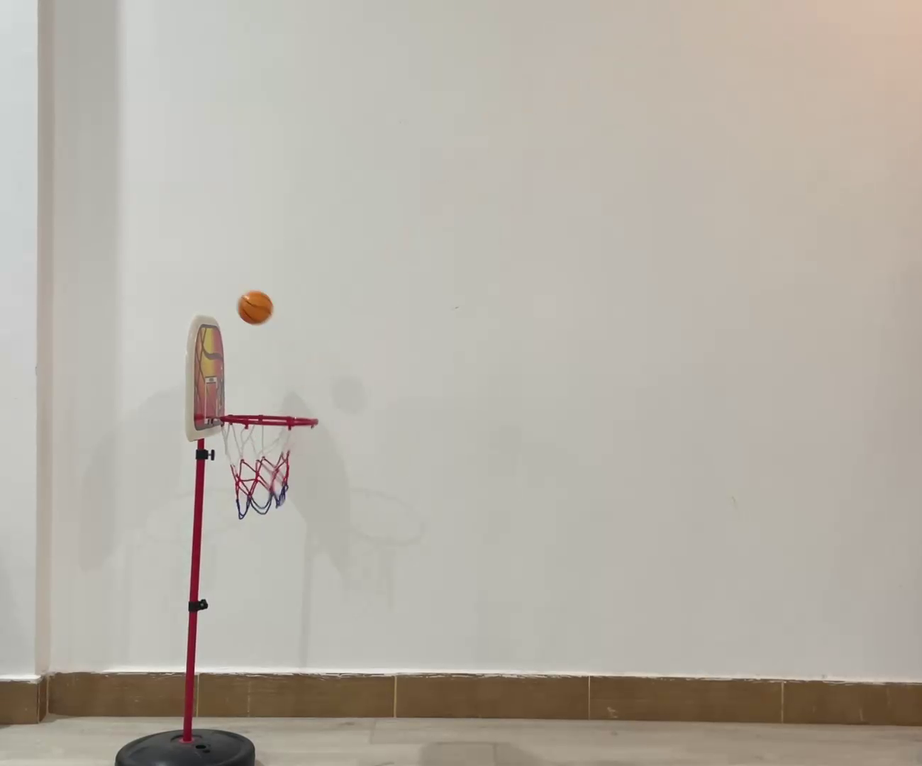
#> input picture Ball.png, 922 x 766 px, shrunk from 1300 x 1080 before the run, given in place of the camera
$ python 'Colors and Color Detection.py'
#> lines starting #> are read from the running program, lines starting #| are printed output that depends on the picture; after the words box and inside, x2 and y2 are one past the last pixel; in counts of white or black regions, pixels touching at a corner belong together
import numpy as np
import cv2

cap = cv2.VideoCapture(0)
while True:
    ret , frame = cap.read()
#> frame is the input picture: shape (766, 922, 3); mean B, G, R 166.9, 176.4, 182.2
    width = int(cap.get(3))
    height = int(cap.get(4))

    hsv = cv2.cvtColor(frame , cv2.COLOR_RGB2HSV)
#> hsv: shape (766, 922, 3); mean H, S, V 96, 25.3, 182.4
    lower_blue = np.array([90,50,50])
    upper_blue = np.array([130,255,255])

    mask = cv2.inRange(hsv , lower_blue , upper_blue)
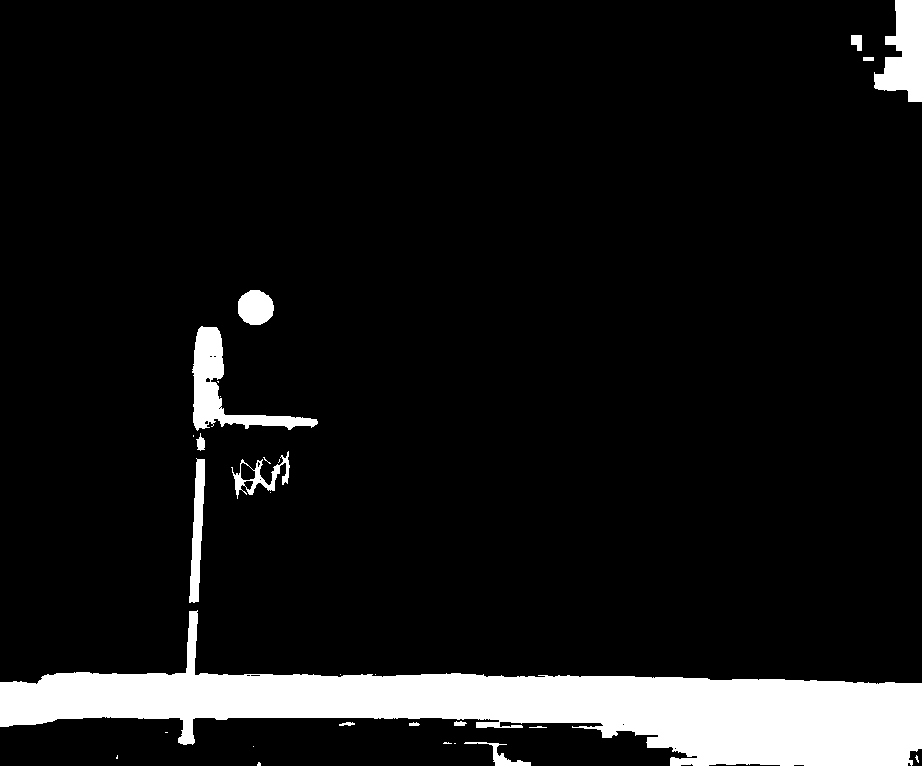
#> mask: shape (766, 922); 9.1% white; 29 white regions (15 under 20 px), largest, box (x1, y1, x2, y2) and area: (0, 610, 922, 766) 53343, (192, 326, 318, 431) 3562, (874, 0, 922, 102) 3132

    result = cv2.bitwise_and(frame,frame,mask=mask)
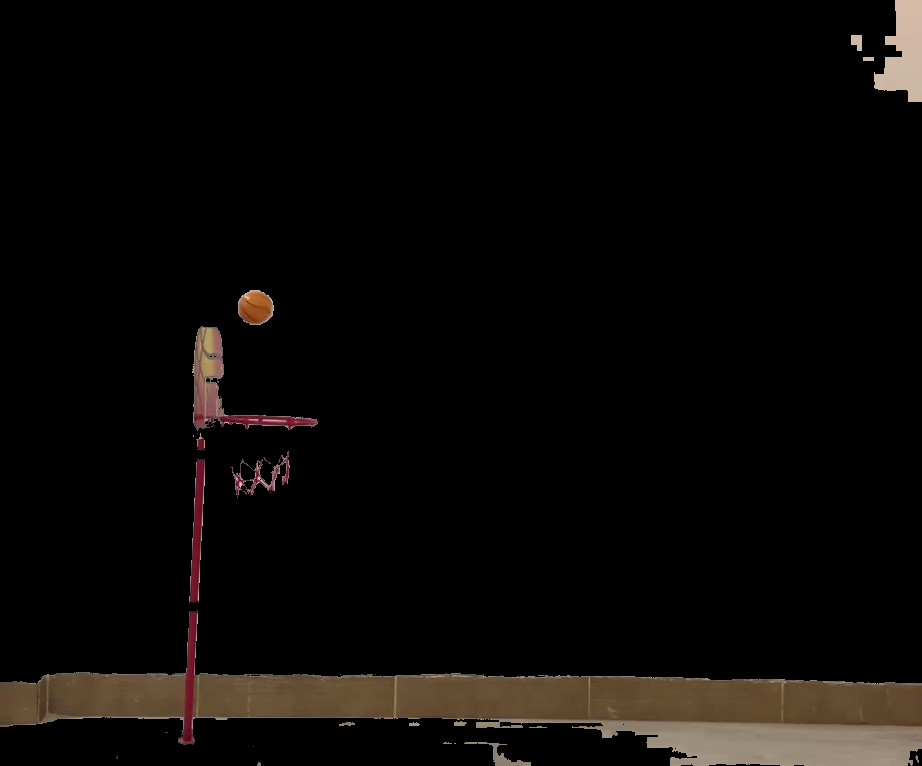
#> result: shape (766, 922, 3); mean B, G, R 6.7, 8.6, 10.9

    cv2.imshow('frame ', result)

    if cv2.waitKey(1) == ord('q'):
#> (key q is pressed here)
        break

cap.read()
cv2.destroyAllWindows()
